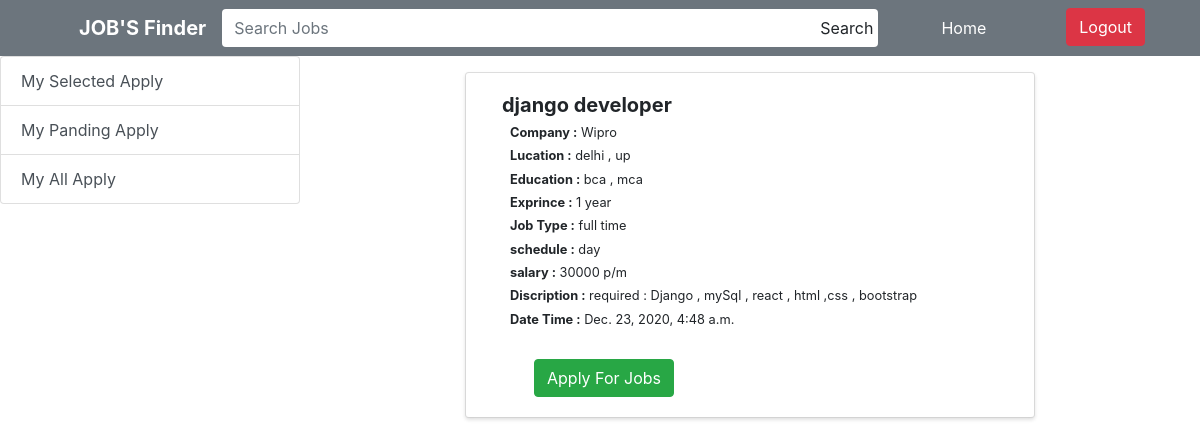
Screenshot of /jobdetailuser/1 (signed in) with the database file from the repository.
### jobs/models.py (models this page shows, shortened)
class Jobs(models.Model):
    job_id = models.AutoField(primary_key=True)
    com_id = models.ForeignKey(CompanyeeDetails,on_delete=models.CASCADE)
    job_name = models.CharField(max_length=200)
    exprience = models.CharField(max_length=300)
    edication = models.CharField(max_length=400)
    job_type = models.CharField(max_length=200)
    schedule = models.CharField(max_length=200)
    salary = models.IntegerField()
    dicription = models.TextField()
    datetime = models.DateTimeField(auto_now_add=True)

class CompanyeeDetails(models.Model):
    com_id = models.AutoField(primary_key=True)
    user = models.ForeignKey(settings.AUTH_USER_MODEL,on_delete=models.CASCADE)
    com_name = models.CharField(max_length=200)
    com_email = models.EmailField()
    com_logo = models.ImageField(upload_to = 'media/')
    com_city = models.CharField(max_length=200)
    com_address = models.CharField(max_length=200)

### jobs/views.py (the view)
# urls.py: path('jobdetailuser/<int:pk>',JobDetailUser.as_view(),name="jobdetailuser"),
class JobDetailUser(LoginRequiredMixin,DetailView):
    model = Jobs
    context_object_name = 'detail_job'
    template_name = 'user/job_detail.html'

### templates/user/job_detail.html
{% extends 'user/base.html' %}
{% block content %}
    <div class="container-fluid mt-3">
    <div class="row">
        <div class="col-lg-8 mx-auto">
            <div class="card shadow-sm">
                <div class="card-body border-0 shadow-sm">
                    <h5 class="display-5 ml-3"><b>{{ detail_job.job_name }}</b></h5>
                    <h5 class="small ml-4"><b>Company :</b> {{ detail_job.com_id.com_name }}</h5>
                    <h5 class="small ml-4"><b>Lucation :</b> {{ detail_job.com_id.com_city }} , {{ detail_job.com_id.com_address }}</h5>
                    <h5 class="small ml-4"><b>Education :</b> {{ detail_job.edication }}</h5>
                    <h5 class="small ml-4"><b>Exprince :</b> {{ detail_job.exprience }}</h5>
                    <h5 class="small ml-4"><b>Job Type :</b> {{ detail_job.job_type }}</h5>
                    <h5 class="small ml-4"><b>schedule :</b> {{ detail_job.schedule }}</h5>
                    <h5 class="small ml-4"><b>salary :</b> {{ detail_job.salary }} p/m</h5>
                    <h5 class="small ml-4"><b>Discription :</b> {{ detail_job.dicription }}</h5>
                    <h5 class="small ml-4"><b>Date Time :</b> {{ detail_job.datetime }}</h5>
                    <a href="{% url 'apply' detail_job.job_id %}" class="btn btn-success ml-5 mt-4">Apply For Jobs</a>
                </div>
            </div>
        </div>
    </div>
    </div>
{% endblock %}

### rows the page displays
Jobs: job_name "django developer", com_id.com_name "Wipro", com_id.com_city "delhi", com_id.com_address "up", edication "bca , mca", exprience "1 year", job_type "full time", schedule "day", salary "30000", dicription "required : Django , mySql , react , html ,css , bootstrap", datetime "Dec. 23, 2020, 4:48 a.m."
